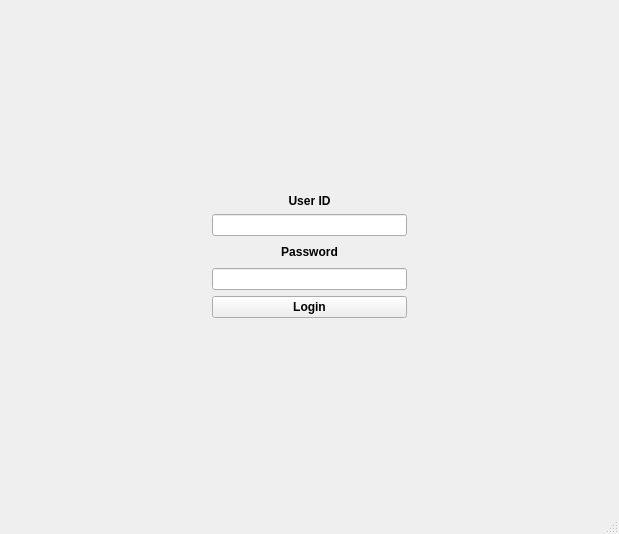
<?xml version="1.0" encoding="UTF-8"?>
<ui version="4.0">
 <class>MainWindow</class>
 <widget class="QMainWindow" name="MainWindow">
  <property name="geometry">
   <rect>
    <x>0</x>
    <y>0</y>
    <width>619</width>
    <height>534</height>
   </rect>
  </property>
  <property name="windowTitle">
   <string>MainWindow</string>
  </property>
  <widget class="QWidget" name="centralwidget">
   <layout class="QGridLayout" name="gridLayout_5">
    <item row="0" column="0">
     <widget class="QStackedWidget" name="stackedWidget">
      <property name="currentIndex">
       <number>0</number>
      </property>
      <widget class="QWidget" name="Login">
       <layout class="QGridLayout" name="gridLayout">
        <item row="1" column="0">
         <layout class="QGridLayout" name="gridLayout_2">
          <item row="0" column="1">
           <spacer name="verticalSpacer">
            <property name="orientation">
             <enum>Qt::Vertical</enum>
            </property>
            <property name="sizeHint" stdset="0">
             <size>
              <width>20</width>
              <height>40</height>
             </size>
            </property>
           </spacer>
          </item>
          <item row="3" column="1">
           <widget class="QLabel" name="label">
            <property name="font">
             <font>
              <weight>75</weight>
              <bold>true</bold>
             </font>
            </property>
            <property name="text">
             <string>Password</string>
            </property>
            <property name="alignment">
             <set>Qt::AlignCenter</set>
            </property>
           </widget>
          </item>
          <item row="1" column="1">
           <widget class="QLabel" name="label_2">
            <property name="font">
             <font>
              <weight>75</weight>
              <bold>true</bold>
             </font>
            </property>
            <property name="text">
             <string>User ID</string>
            </property>
            <property name="alignment">
             <set>Qt::AlignCenter</set>
            </property>
           </widget>
          </item>
          <item row="4" column="1">
           <widget class="QLineEdit" name="text_password"/>
          </item>
          <item row="3" column="0">
           <spacer name="horizontalSpacer_2">
            <property name="orientation">
             <enum>Qt::Horizontal</enum>
            </property>
            <property name="sizeHint" stdset="0">
             <size>
              <width>40</width>
              <height>20</height>
             </size>
            </property>
           </spacer>
          </item>
          <item row="6" column="1">
           <spacer name="verticalSpacer_2">
            <property name="orientation">
             <enum>Qt::Vertical</enum>
            </property>
            <property name="sizeHint" stdset="0">
             <size>
              <width>20</width>
              <height>40</height>
             </size>
            </property>
           </spacer>
          </item>
          <item row="2" column="1">
           <widget class="QLineEdit" name="text_user_id"/>
          </item>
          <item row="5" column="1">
           <widget class="QPushButton" name="button_login">
            <property name="font">
             <font>
              <weight>75</weight>
              <bold>true</bold>
             </font>
            </property>
            <property name="text">
             <string>Login</string>
            </property>
           </widget>
          </item>
          <item row="3" column="2">
           <spacer name="horizontalSpacer">
            <property name="orientation">
             <enum>Qt::Horizontal</enum>
            </property>
            <property name="sizeHint" stdset="0">
             <size>
              <width>40</width>
              <height>20</height>
             </size>
            </property>
           </spacer>
          </item>
         </layout>
        </item>
       </layout>
      </widget>
      <widget class="QWidget" name="page_2">
       <layout class="QGridLayout" name="gridLayout_3">
        <item row="0" column="0">
         <layout class="QGridLayout" name="gridLayout_4">
          <item row="0" column="0">
           <layout class="QVBoxLayout" name="verticalLayout_3">
            <item>
             <widget class="QLabel" name="label_3">
              <property name="text">
               <string>Input data</string>
              </property>
             </widget>
            </item>
            <item>
             <widget class="QTextEdit" name="text_data"/>
            </item>
            <item>
             <widget class="QPushButton" name="button_send_question">
              <property name="text">
               <string>Send data</string>
              </property>
             </widget>
            </item>
            <item>
             <widget class="QLabel" name="label_send_status">
              <property name="text">
               <string/>
              </property>
             </widget>
            </item>
            <item>
             <spacer name="verticalSpacer_3">
              <property name="orientation">
               <enum>Qt::Vertical</enum>
              </property>
              <property name="sizeHint" stdset="0">
               <size>
                <width>20</width>
                <height>40</height>
               </size>
              </property>
             </spacer>
            </item>
            <item>
             <widget class="QPushButton" name="button_update_answers">
              <property name="text">
               <string>Update answers</string>
              </property>
             </widget>
            </item>
           </layout>
          </item>
          <item row="0" column="1">
           <layout class="QVBoxLayout" name="verticalLayout">
            <item>
             <widget class="QLabel" name="label_4">
              <property name="text">
               <string>Answers</string>
              </property>
             </widget>
            </item>
            <item>
             <widget class="QListWidget" name="list_widget_answers"/>
            </item>
           </layout>
          </item>
         </layout>
        </item>
       </layout>
      </widget>
     </widget>
    </item>
   </layout>
  </widget>
  <widget class="QMenuBar" name="menubar">
   <property name="geometry">
    <rect>
     <x>0</x>
     <y>0</y>
     <width>619</width>
     <height>21</height>
    </rect>
   </property>
  </widget>
  <widget class="QStatusBar" name="statusbar"/>
 </widget>
 <resources/>
 <connections/>
</ui>
